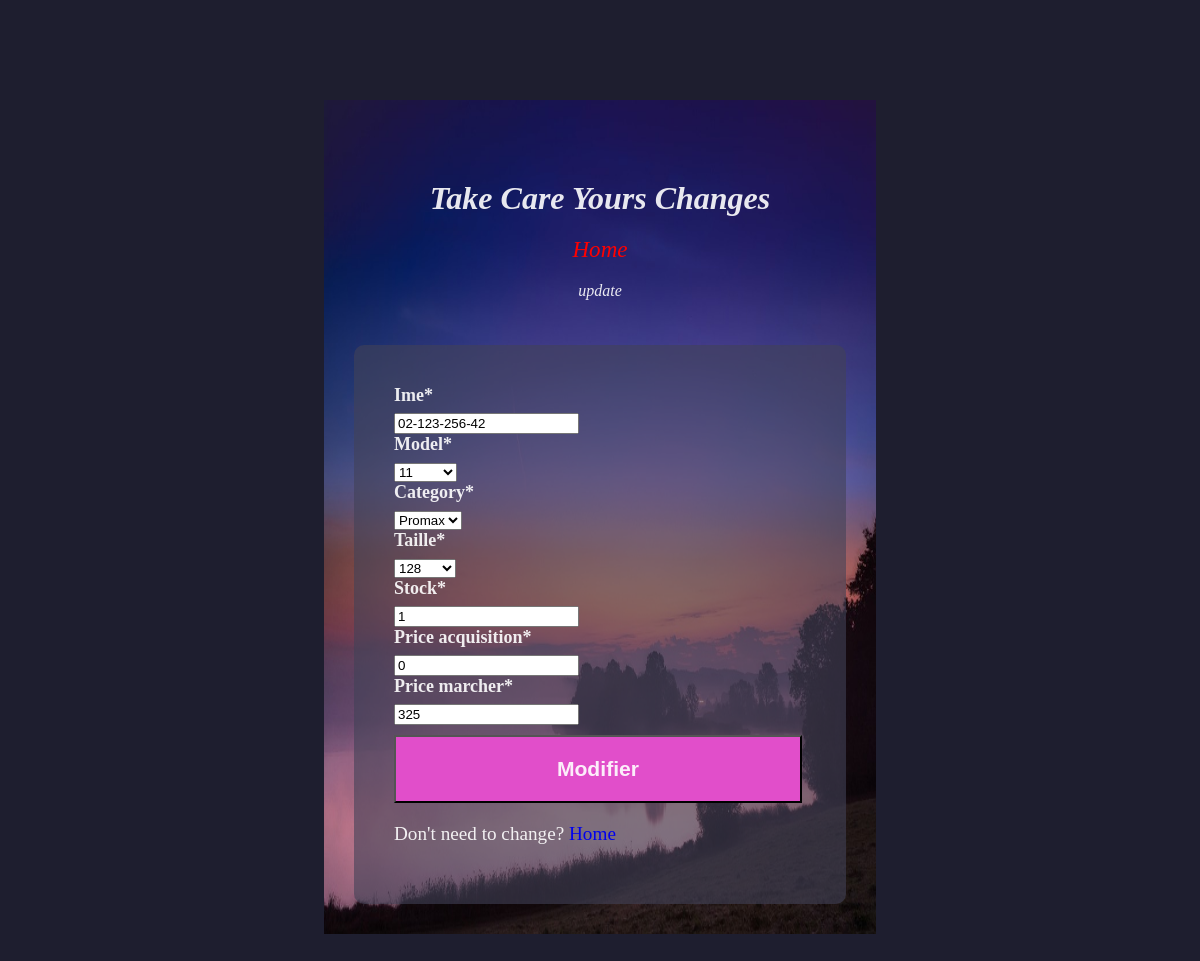
Screenshot of /iphone/2 with the database file from the repository.
### app/models.py (models this page shows, shortened)
class Iphone(models.Model):
    ime = models.CharField(max_length=120, unique=True)
    model = models.CharField(max_length=6, choices=MODEL)
    category = models.CharField(max_length=6, choices=CATEGORY)
    taille = models.CharField(max_length=3, choices=TAILLE)
    stock = models.IntegerField(default=0)
    price_acquisition = models.IntegerField(default=0)
    date_acquisition = models.DateTimeField(blank=True, null=True)
    price_marcher = models.IntegerField(default=0)

### app/views.py (the view)
# urls.py: path('iphone/<int:id_iphone>', iphone_update, name='iphone_update'),
def iphone_update(request, id_iphone):
    iphone = get_object_or_404(Iphone, id=id_iphone)
    form = IphoneForm(request.POST or None, instance=iphone)
    if form.is_valid():
        form.save()
        return redirect('home')
    return render(request, 'app/iphones/iphone_update.html', {'form': form})

### app/forms.py
class IphoneForm(forms.ModelForm):
    class Meta:
        model = Iphone
        fields = ['ime', 'model', 'category', 'taille', 'stock', 'price_acquisition', 'price_marcher']

### app/templates/app/iphones/iphone_update.html (shortened to what this page needs)
{% extends 'base.html' %}
{% load static %}
{% load crispy_forms_tags %}
{% block content %}
   <div id="container" style="background: url('{% static 'images/bg.jpg' %}');background-repeat: round;">
       <div class="header_title">
            <h1 id="title">Take Care Yours Changes</h1>
            <p id="description"><a href="{% url 'home' %}">Home</a></p>
            <p>update</p>
       </div>
       <form id="survey-form" method="POST" autocomplete="off">
           {{ form|crispy }}
           <button id="submit" >Modifier</button>
             <p>
                 Don't need to change? <a href="{% url 'home' %}" class="">Home</a>
             </p>
       </form>
   </div>
{% endblock %}

### static/css/styles.css (style rules this page uses)
:root { --couleur-blatre: rgba(66, 66, 87,0.6); --couleur-blachatre: rgba(255,255,255,0.9); --couleur-green: }
body { background-color: #1e1e2f; margin: 0; padding: 0; }
#container { width: 41%; margin: 100px auto; color: var(--couleur-blachatre); padding: 30px; }
.header_title { text-align: center; font-style: italic; }
#title { margin-bottom: 0; }
#description { font-size: 1.2em; }
#description a { color: red; font-size: 1.2em; text-style: none; text-decoration: none; }
#survey-form { margin-top: 45px; padding: 40px; background-color: var(--couleur-blatre,#f1f1f1); box-shadow: 10px 10px transparent; border-radius: 10px; font-size: 1.2em; }
label { display: block; width: 100%; font-size: large; font-weight: 700; margin-bottom: 5px; }
#submit { width: 99%; padding: 20px; margin-top: 10px; color: var(--couleur-blachatre); background-color: #e14eca; font-size: 1.1em; font-weight: 700; }
h1 { text-align: center; margin-top: 50px; }
a { text-decoration: none; display: inline-block; }

### rows the page displays
Iphone: ime "02-123-256-42", model "11", category "Promax", taille "128", stock "1", price_acquisition "0", price_marcher "325"
